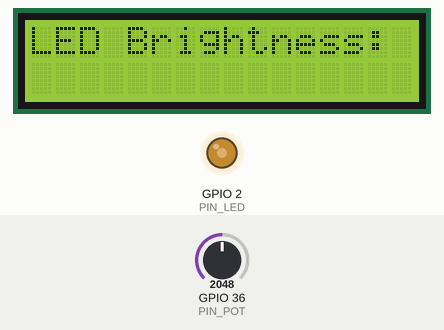
The program below on a simulated ESP32. Parts: 16×2 character LCD, output pins drawn as LEDs (lit = HIGH). The inputs (shaded band) are chosen by the test bench; at power-on: GPIO 36 (PIN_POT) = 2048 (analog values on the 0–4095 scale). What the program prints to the serial monitor is not drawn.

Above: at 1.3 s.
1.4 s: GPIO 36 (PIN_POT) set to 2866
At 2.0 s:
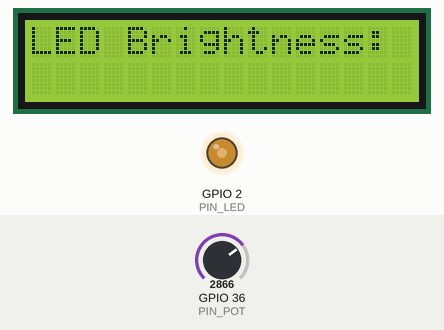
4.4 s: GPIO 36 (PIN_POT) set to 3603
At 10.3 s:
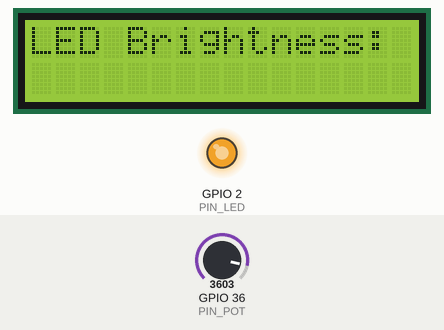
Timing chart, 0 to 11.8 s (numbered marks = the images above; inputs shaded):
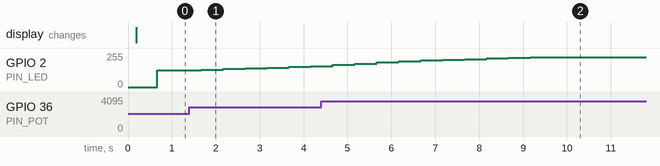

Measured:
- after the input at 1.4 s, GPIO 2 (PIN_LED): moves from 127/255 to 157/255 over 2.5 s, starting after 0.27 s

The program:

main.cpp
```cpp
// Author: Anthony Yalong
// Description:
//    Reads a potentiometer, controls LED brightness via PWM, and displays the
//    brightness percentage on an I2C LCD using non-blocking timing.


#include "i2c-lcd_advanced.h"

// logging
const char *TAG = "i2c-lcd_advanced (arduino)";

// lcd
LiquidCrystal_I2C lcd(LCD_ADDR, LCD_COLUMNS, LCD_ROWS);
unsigned long lcd_last_wake;

// potentiometer task
int sampling[SAMPLING];
int pot_total;
int pot_index;
unsigned long pot_last_wake;

// lcd task
int led_brightness_percentage;
int last_displayed_brightness = -1;

void setup() {
  // serial setup
  Serial.begin(BAUDRATE);
  while (!Serial) delay(10);

  // initialize i2c
  Wire.begin(I2C_SDA_PIN, I2C_SCL_PIN);
  Wire.setClock(I2C_DEFAULT_CLOCK);
  Serial.printf("%s: i2c initialized\n", TAG);

  // initialize lcd
  lcd.init();
  lcd.backlight();
  lcd_last_wake = millis();
  led_brightness_percentage = 0;
  Serial.printf("%s: lcd initialized\n", TAG);

  // initialize adc
  analogReadResolution(ADC_RESOLUTION);
  analogSetAttenuation(ADC_ATTENUATION);
  Serial.printf("%s: adc initialized\n", TAG);

  // intialize potentiometer task
  pot_total = 0;
  for (int sample = 0; sample < SAMPLING; sample++) {
    sampling[sample] = analogRead(PIN_POT);
    pot_total += sampling[sample];
    delay(10);
  }
  pot_index = 0;
  pot_last_wake = millis();
  Serial.printf("%s: potentiometer task initialized\n", TAG);

  // initialize pwm
  pinMode(PIN_LED, OUTPUT);
  digitalWrite(PIN_LED, 0);
  ledcSetup(PWM_CHANNEL, PWM_FREQUENCY, PWM_BIT_RESOLUTION);
  ledcAttachPin(PIN_LED, PWM_CHANNEL);
  Serial.printf("%s: ledc initialized\n", TAG);

  lcd.clear();
  Serial.printf("%s: setup complete\n", TAG);
}

void loop() {
  unsigned long cur_time = millis();

  // potentiometer task
  if (cur_time - pot_last_wake >= POT_TASK_DELAY) {
    // read potentiomter
    pot_total -= sampling[pot_index];
    sampling[pot_index] = analogRead(PIN_POT);
    pot_total += sampling[pot_index];

    // update index
    pot_index = (pot_index + 1) % SAMPLING;

    // determine pot average
    int pot_average = pot_total / SAMPLING;     // note: integer round-off intended

    // map pot average to pwm
    int duty = map(pot_average, 0, 1023, 0, 255);            // note: see resolutions
    duty = constrain(duty, 0, 255);

    // map pwm to percentage
    led_brightness_percentage = map(duty, 0, 255, 0, 100);
    led_brightness_percentage = constrain(led_brightness_percentage, 0, 100);

    // write duty
    ledcWrite(PWM_CHANNEL, duty);

    // update timing
    pot_last_wake = cur_time;
  }

  // lcd update task
  if (cur_time - lcd_last_wake >= LCD_DELAY) {
    if (led_brightness_percentage != last_displayed_brightness) {
      lcd.setCursor(0, 0);
      lcd.printf("LED Brightness: %d%%", led_brightness_percentage);
      last_displayed_brightness = led_brightness_percentage;
    }

    lcd_last_wake = cur_time;
  }
}
```

i2c-lcd_advanced.h
```cpp
// Author: Anthony Yalong
// Description: Header file for `main.c`

#ifndef I2C_LCD_ADVANCED_ARDUINO_H
#define I2C_LCD_ADVANCED_ARDUINO_H

// imports
#include <Wire.h>
#include <Arduino.h>
#include <LiquidCrystal_I2C.h>
#include <driver/gpio.h>

// project configuration
#define BAUDRATE 115200

// i2c configuration
#define I2C_SDA_PIN GPIO_NUM_21
#define I2C_SCL_PIN GPIO_NUM_22
#define I2C_START_ADDR 0x08
#define I2C_END_ADDR 0x77
#define I2C_DEFAULT_CLOCK 100000

// lcd configuration
#define LCD_ADDR 0x27
#define LCD_COLUMNS 16
#define LCD_ROWS 2
#define LCD_DELAY 100

// adc configuration
#define PIN_POT GPIO_NUM_36 // adc1_0
#define ADC_ATTENUATION ADC_11db    // 0 - 3.9V
#define ADC_RESOLUTION 10

// pwm configuration
#define PIN_LED GPIO_NUM_2
#define PWM_CHANNEL 0
#define PWM_BIT_RESOLUTION 8        // 8 bit resolution.
#define PWM_FREQUENCY 5000          // 5k Hz

// potentiometer task configuration
#define SAMPLING 10
#define POT_TASK_DELAY 500

#endif  // I2C_LCD_ADVANCED_ARDUINO_H
```
